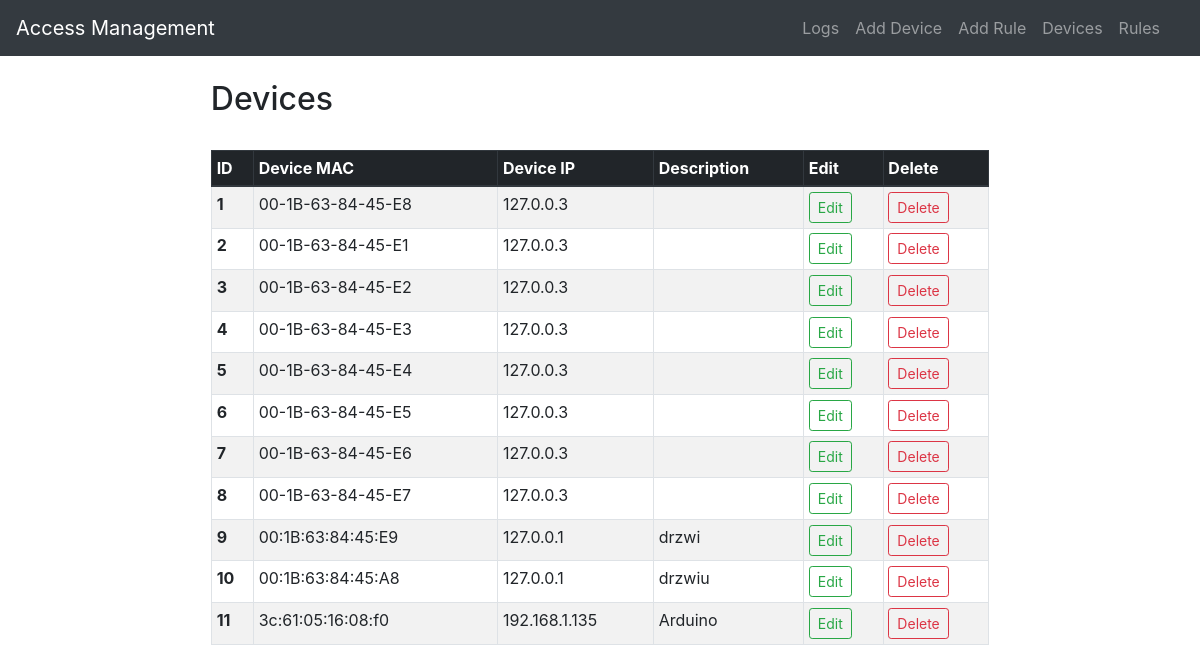
Screenshot of /list_of_devices with the database file from the repository.
### application/models.py (models this page shows)
class Device(db.Model):
    __tablename__ = "devices"
    device_mac = db.Column(db.Text, primary_key=True, index=True)
    device_ip = db.Column(db.Text, index=True)
    name = db.Column(db.Text,  default="")

### application/routes.py (the view)
@app.route("/list_of_devices")
def list_of_devices():
    entries = Device.query.all()
    return render_template('list_of_devices.html', entries=entries)

### application/templates/list_of_devices.html
{% extends 'layout.html' %}
{% block content %}
    <div class="col-sm-10 ml-auto mr-auto ">
        <H2>Devices</H2>
        <div style="max-height: 72vh; overflow: auto;">
        <br>
        <table class="table table-striped table-bordered table-sm" style="border-collapse: collapse; width: 100%;">
            <thead class="thead-dark">
                <tr>
                     <th scope="col">ID</th>
                    <th scope="col">Device MAC</th>
                    <th scope="col">Device IP</th>
                    <th scope="col">Description</th>
                    <th scope="col">Edit</th>
                    <th scope="col">Delete</th>
                </tr>
            </thead>
            <tbody>
                {% for entry in entries %}
                        <tr>
                            <th scope="row">{{loop.index}}</th>
                            <td>{{entry.device_mac}}</td>
                            <td>{{ entry.device_ip }}</td>
                            <td>{{ entry.name }}</td>
                            <td><a href="{{url_for('edit_device',entry_mac=entry.device_mac)}}" class="btn btn-outline-success btn-sm">Edit</a></td>
                            <td><a href="{{url_for('delete_device',entry_id=entry.device_mac)}}" class="btn btn-outline-danger btn-sm">Delete</a></td>
                        </tr>
                {% endfor %}
        </tbody>
        </table>
        </div>
    </div>
{% endblock %}

### rows the page displays
Device: device_mac "00-1B-63-84-45-E8", device_ip "127.0.0.3"
Device: device_mac "00-1B-63-84-45-E1", device_ip "127.0.0.3"
Device: device_mac "00-1B-63-84-45-E2", device_ip "127.0.0.3"
Device: device_mac "00-1B-63-84-45-E3", device_ip "127.0.0.3"
Device: device_mac "00-1B-63-84-45-E4", device_ip "127.0.0.3"
Device: device_mac "00-1B-63-84-45-E5", device_ip "127.0.0.3"
Device: device_mac "00-1B-63-84-45-E6", device_ip "127.0.0.3"
Device: device_mac "00-1B-63-84-45-E7", device_ip "127.0.0.3"
Device: device_mac "00:1B:63:84:45:E9", device_ip "127.0.0.1", name "drzwi"
Device: device_mac "00:1B:63:84:45:A8", device_ip "127.0.0.1", name "drzwiu"
Device: device_mac "3c:61:05:16:08:f0", device_ip "192.168.1.135", name "Arduino"
